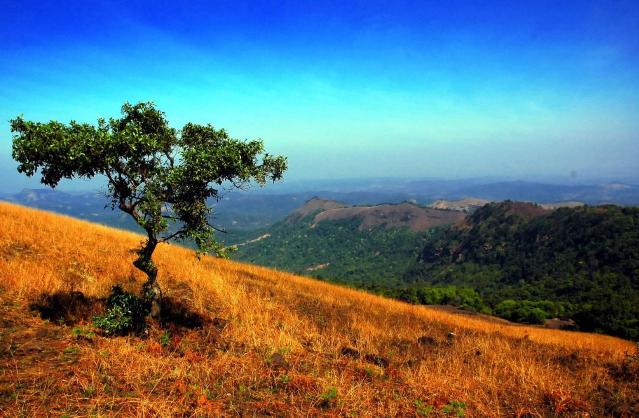
#> input picture Image_Processing/Blending_Images/img1.JPG, 1278 x 836 px, given in place of the camera (shown at 1/2 size)
$ python MeanShift.py
#> lines starting #> are read from the running program, lines starting #| are printed output that depends on the picture
import cv2
import numpy as np

# Camera

cap = cv2.VideoCapture(0)
cap.set(3,720)
cap.set(4,480)


ret,frame = cap.read()
#> frame is the input picture: shape (836, 1278, 3); mean B, G, R 118.6, 113.4, 96

if ret == False:
    print("Error")

#Detection
face_cascade = cv2.CascadeClassifier("haarcascade_frontalface_default.xml")
face_rects = face_cascade.detectMultiScale(frame)
#> face_rects = [[1190, 523, 54, 54]]

(face_x,face_y,w,h) = tuple(face_rects[0])
#> face_x = 1190; face_y = 523; w = 54; h = 54

track_window=(face_x,face_y,w,h) #meanshift algoritma girdisi
#> track_window = (1190, 523, 54, 54)

# Region of interest

roi = frame[face_y:face_y+h,face_x:face_x+w] # Yüzün tespiti
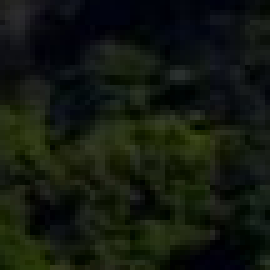
#> roi: shape (54, 54, 3) (shown 5 times larger); mean B, G, R 15.3, 24.2, 18.6
hsv_roi = cv2.cvtColor(roi,cv2.COLOR_BGR2HSV)
#> hsv_roi: shape (54, 54, 3); mean H, S, V 67.3, 141.5, 25.8

histogram = cv2.calcHist([hsv_roi],[0],None,[180],[0,180]) # takip için histogram gereklidir.
#> histogram = 180 values, max 219 at index 43, min 0 at index 1, mean 16.2

cv2.normalize(histogram,histogram,0,255,cv2.NORM_MINMAX)


# takip için gerkeli durdurma kritlerleri
# count = hesaplanacak maksimum öge sayısı
# eps = Degisiklik

term_crit = (cv2.TERM_CRITERIA_EPS or cv2.TERM_CRITERIA_COUNT,5,1)

while True:
    ret,frame = cap.read()
    if ret == True:
        hsv = cv2.cvtColor(frame,cv2.COLOR_BGR2HSV)
#> hsv: shape (836, 1278, 3); mean H, S, V 64.4, 172.5, 166.5

        # Histogramı bir görüntüde bulmak için kullanıyoruz. eşleme yapılıyor
        # Takip yapılıyor
        #Pixel karşılaştırma
        dst = cv2.calcBackProject([hsv],[0],histogram,[0,180],1)
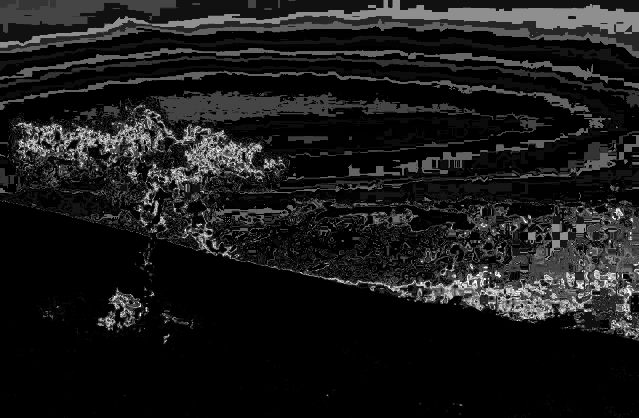
#> dst: shape (836, 1278) (shown at 1/2 size); min 0, max 255, mean 25.7


        ret,track_window= cv2.meanShift(dst,track_window,term_crit)
#> ret = 8; track_window = (1179, 530, 54, 54)

        x,y,w,h = track_window
#> x = 1179; y = 530
        img2 = cv2.rectangle(frame,(x,y),(x+w,y+h),(0,0,255),5)

        cv2.imshow("Takip",img2)

        if cv2.waitKey(1) & 0xFF == ord('q'):break
#> (key q is pressed here)

cap.release()
cv2.destroyAllWindows()
